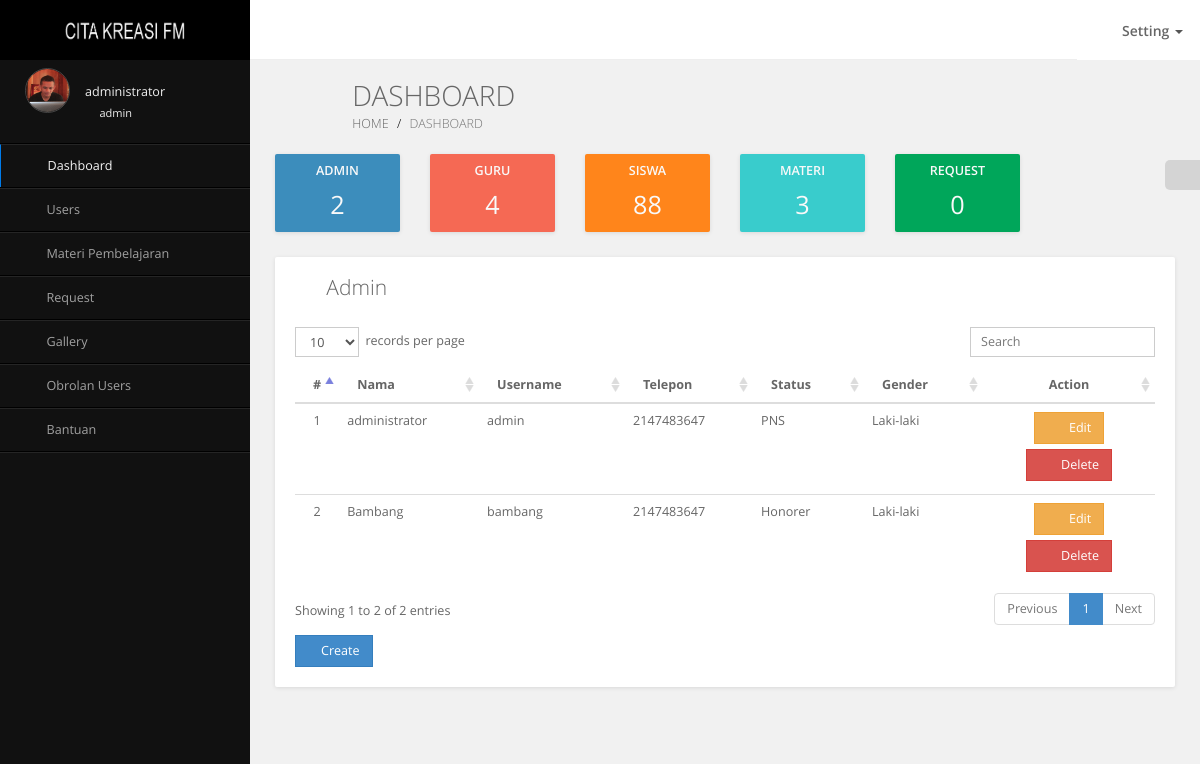
The page /dashboard?users=admin (signed in) on the database its author committed.
### tables this page shows
CREATE TABLE IF NOT EXISTS `users` (
  `id` int(11) NOT NULL AUTO_INCREMENT,
  `nomor_induk` int(16) DEFAULT NULL,
  `name` varchar(50) DEFAULT NULL,
  `username` varchar(30) DEFAULT NULL,
  `password` varchar(32) DEFAULT NULL,
  `telp` int(16) DEFAULT NULL,
  `alamat` text,
  `status` varchar(25) DEFAULT NULL,
  `gender` varchar(25) DEFAULT NULL,
  `foto` varchar(250) DEFAULT NULL,
  `access` varchar(7) DEFAULT NULL,
  `kelas` varchar(20) NOT NULL,
  PRIMARY KEY (`id`)
);

### dashboard/table/admin.php (the view)
<div class="row">
	<div class="col-md-12">
		<div class="grid no-border">
			<div class="grid-header">
				<i class="fa fa-table"></i>
				<span class="grid-title">Admin</span>
				<div class="pull-right grid-tools">
					<a data-widget="collapse" title="Collapse"><i class="fa fa-chevron-up"></i></a>
					<a data-widget="reload" title="Reload"><i class="fa fa-refresh"></i></a>
					<a data-widget="remove" title="Remove"><i class="fa fa-times"></i></a>
				</div>
			</div>
			<div class="grid-body">
				<table id="dataTables1" class="table table-hover display" cellspacing="0" width="100%">
					<thead>
						<tr>
							<th width="3%" align="center">#</th>
							<th>Nama</th>
							<th>Username</th>
							<th>Telepon</th>
							<th>Status</th>
							<th>Gender</th>
							<th width="20%"><center>Action</center></th>
						</tr>
					</thead>
					<tbody>
						<?php
							$no 		=	1;
							$admin 		=	mysql_query("SELECT * FROM users WHERE access='admin'");
							while ($data=mysql_fetch_array($admin)) {
						?>
						<tr>
							<td><center><?php echo $no; ?></center></td>
							<td><?php echo $data['name']; ?></td>
							<td><?php echo $data['username']; ?></td>
							<td><?php echo $data['telp']; ?></td>
							<td><?php echo $data['status']; ?></td>
							<td><?php echo $data['gender']; ?></td>
							<td>
								<center>
									<a href="?admin-edit=<?php echo $data['id']; ?>" class="btn btn-warning"><span class="fa fa-edit"></span> Edit</a>
									<a href="?admin-delete=<?php echo $data['id']; ?>" class="btn btn-danger"><span class="fa fa-trash-o"></span> Delete</a>
								</center>
							</td>
						</tr>
						<?php
							$no++;
							}
						?>
					</tbody>
				</table>
				<a href="?users=admin-create" class="btn btn-primary"><span class="fa fa-plus"></span> Create</a>
			</div>
		</div>
	</div>
</div>

### assets/css/maindb.css (style rules this page uses)
html, body { overflow-x: hidden !important; font-family: 'Open Sans', sans-serif; min-height: 100%; background: #f1f1f1; }
a { color: #428bca; }
.no-border { border: 0px !important; }
.btn { font-weight: 500; font-size: 1em; border-radius: 0; margin-bottom: 5px; }
.grid { position: relative; width: 100%; background: #fff; color: #666666; border-radius: 2px; margin-bottom: 25px; box-shadow: 0px 1px 4px rgba(0, 0, 0, 0.1); }
.grid .grid-header { position: relative; border-bottom: 1px solid #ddd; padding: 15px 10px 10px 20px; }
.grid .grid-header:before, .grid .grid-header:after { display: table; content: " "; }
.grid .grid-header:after { clear: both; }
.grid .grid-header span, .grid .grid-header > .fa { display: inline-block; margin: 0; font-weight: 300; font-size: 1.5em; float: left; }
.grid .grid-header span { padding: 0 5px; }
.grid .grid-header > .fa { padding: 5px 10px 0 0; }
.grid .grid-header > .grid-tools { padding: 4px 10px; }
.grid .grid-header > .grid-tools a { color: #999999; padding-left: 10px; cursor: pointer; }
.grid .grid-body { padding: 15px 20px 15px 20px; font-size: 0.9em; line-height: 1.9em; }
.grid.no-border > .grid-header { border-bottom: 0px !important; }
.table .fa { width: 1.5em; text-align: center; }

### rows shown on the page
users: name "administrator", username "admin", telp "2147483647", status "PNS", gender "Laki-laki"
users: name "Bambang", username "bambang", telp "2147483647", status "Honorer", gender "Laki-laki"

### other values the page prints
$_SESSION['name'] "administrator"
$_SESSION['username'] "admin"
$data['total'] "2"
$data['total'] "4"
$data['total'] "88"
$data['total'] "3"
$data['total'] "0"
